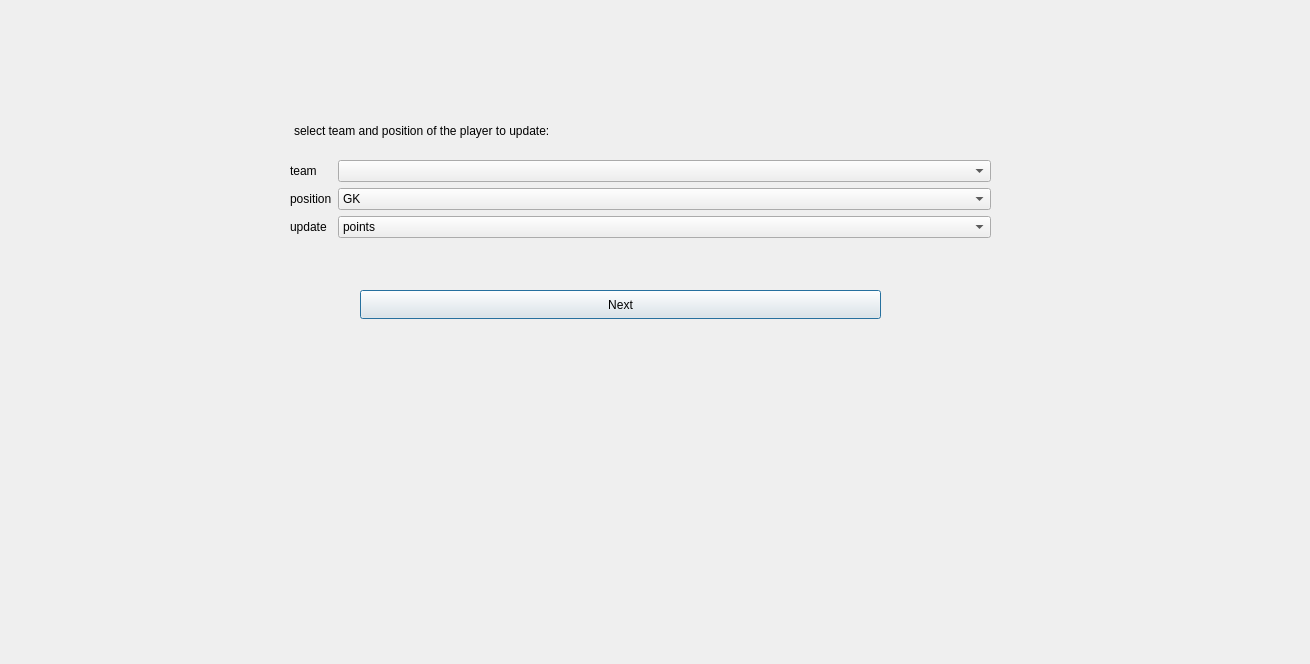
<?xml version="1.0" encoding="UTF-8"?>
<ui version="4.0">
 <class>teamandpos</class>
 <widget class="QDialog" name="teamandpos">
  <property name="geometry">
   <rect>
    <x>0</x>
    <y>0</y>
    <width>1310</width>
    <height>664</height>
   </rect>
  </property>
  <property name="windowTitle">
   <string>Dialog</string>
  </property>
  <property name="styleSheet">
   <string notr="true">teamandpos{
background-image: url(:/background/fantasy.png);
}</string>
  </property>
  <widget class="QWidget" name="formLayoutWidget">
   <property name="geometry">
    <rect>
     <x>290</x>
     <y>160</y>
     <width>701</width>
     <height>111</height>
    </rect>
   </property>
   <layout class="QFormLayout" name="formLayout">
    <item row="0" column="0">
     <widget class="QLabel" name="teamLabel">
      <property name="text">
       <string>team</string>
      </property>
     </widget>
    </item>
    <item row="0" column="1">
     <widget class="QComboBox" name="teamComboBox"/>
    </item>
    <item row="1" column="0">
     <widget class="QLabel" name="positionLabel">
      <property name="text">
       <string>position</string>
      </property>
     </widget>
    </item>
    <item row="1" column="1">
     <widget class="QComboBox" name="positionComboBox">
      <item>
       <property name="text">
        <string>GK</string>
       </property>
      </item>
      <item>
       <property name="text">
        <string>DF</string>
       </property>
      </item>
      <item>
       <property name="text">
        <string>MF</string>
       </property>
      </item>
      <item>
       <property name="text">
        <string>ST</string>
       </property>
      </item>
     </widget>
    </item>
    <item row="2" column="0">
     <widget class="QLabel" name="updateLabel">
      <property name="text">
       <string>update</string>
      </property>
     </widget>
    </item>
    <item row="2" column="1">
     <widget class="QComboBox" name="updateComboBox">
      <item>
       <property name="text">
        <string>points</string>
       </property>
      </item>
      <item>
       <property name="text">
        <string>priec</string>
       </property>
      </item>
     </widget>
    </item>
   </layout>
  </widget>
  <widget class="QTextEdit" name="textEdit">
   <property name="geometry">
    <rect>
     <x>290</x>
     <y>120</y>
     <width>361</width>
     <height>31</height>
    </rect>
   </property>
   <property name="styleSheet">
    <string notr="true">background-color: rgba(255, 255, 255, 0);
border-color: rgba(255, 255, 255, 0);
border:none;</string>
   </property>
   <property name="html">
    <string>&lt;!DOCTYPE HTML PUBLIC &quot;-//W3C//DTD HTML 4.0//EN&quot; &quot;http://www.w3.org/TR/REC-html40/strict.dtd&quot;&gt;
&lt;html&gt;&lt;head&gt;&lt;meta name=&quot;qrichtext&quot; content=&quot;1&quot; /&gt;&lt;meta charset=&quot;utf-8&quot; /&gt;&lt;style type=&quot;text/css&quot;&gt;
p, li { white-space: pre-wrap; }
hr { height: 1px; border-width: 0; }
li.unchecked::marker { content: &quot;\2610&quot;; }
li.checked::marker { content: &quot;\2612&quot;; }
&lt;/style&gt;&lt;/head&gt;&lt;body style=&quot; font-family:'Segoe UI'; font-size:9pt; font-weight:400; font-style:normal;&quot;&gt;
&lt;p style=&quot; margin-top:0px; margin-bottom:0px; margin-left:0px; margin-right:0px; -qt-block-indent:0; text-indent:0px;&quot;&gt;select team and position of the player to update:&lt;/p&gt;&lt;/body&gt;&lt;/html&gt;</string>
   </property>
  </widget>
  <widget class="QPushButton" name="pushButton">
   <property name="geometry">
    <rect>
     <x>360</x>
     <y>290</y>
     <width>521</width>
     <height>29</height>
    </rect>
   </property>
   <property name="text">
    <string>Next</string>
   </property>
  </widget>
 </widget>
 <resources/>
 <connections/>
</ui>
